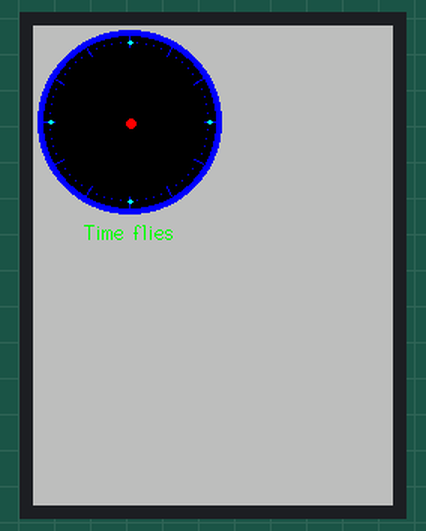
This sketch was run on a simulated ESP32. On the bench: 240×320 colour display.

Above: at 0.3 s.
At 9.3 s:
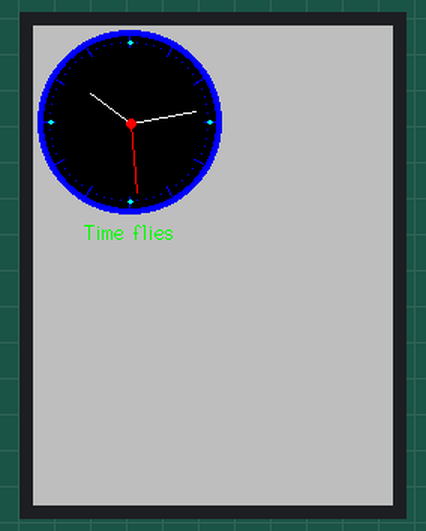
At 13.3 s:
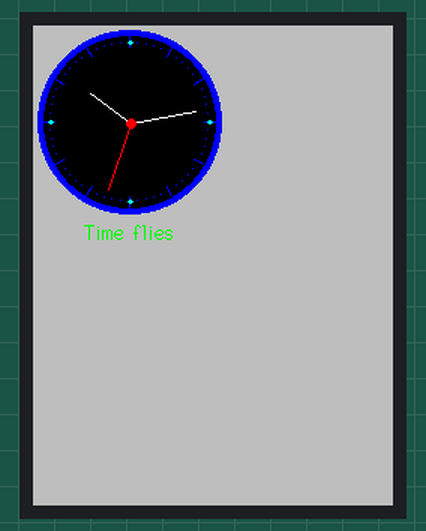
At 19.3 s:
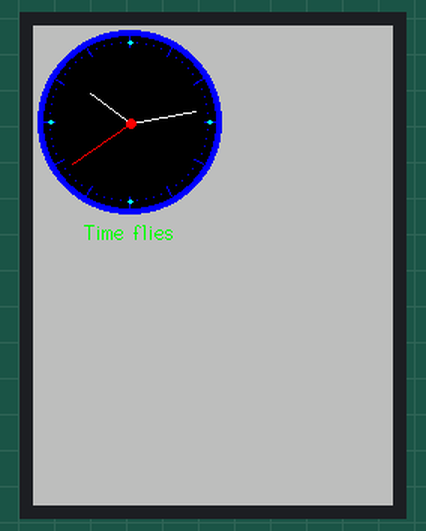
At 28.3 s:
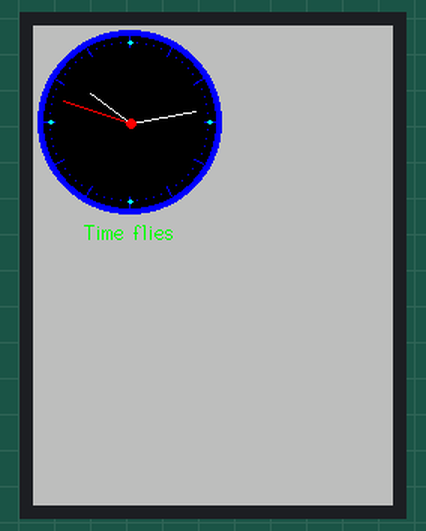
At 38.3 s:
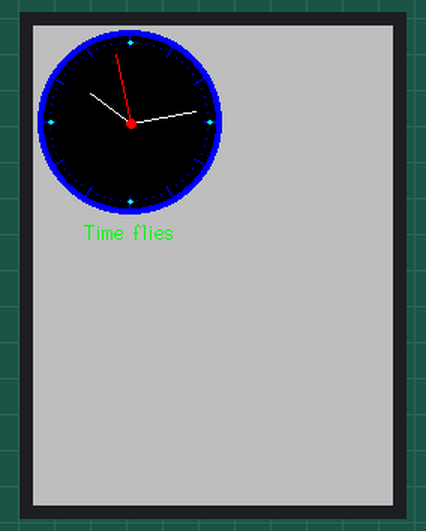

The sketch:

1.8_LCD_Test.ino
```cpp
/*
 An example analogue clock using a TFT LCD screen to show the time
 use of some of the drawing commands with the ST7735 library.

 For a more accurate clock, it would be better to use the RTClib library.
 But this is just a demo.

 Uses compile time to set the time so a reset will start with the compile time again

 Gilchrist 6/2/2014 1.0
 Updated by Bodmer
 */

#include <TFT_eSPI.h> // Graphics and font library for ST7735 driver chip
#include <SPI.h>

TFT_eSPI tft = TFT_eSPI();  // Invoke library, pins defined in User_Setup.h

#define TFT_GREY 0xBDF7

float sx = 0, sy = 1, mx = 1, my = 0, hx = -1, hy = 0;    // Saved H, M, S x & y multipliers
float sdeg=0, mdeg=0, hdeg=0;
uint16_t osx=64, osy=64, omx=64, omy=64, ohx=64, ohy=64;  // Saved H, M, S x & y coords
uint16_t x0=0, x1=0, yy0=0, yy1=0;
uint32_t targetTime = 0;                    // for next 1 second timeout

static uint8_t conv2d(const char* p) {
  uint8_t v = 0;
  if ('0' <= *p && *p <= '9')
    v = *p - '0';
  return 10 * v + *++p - '0';
}

uint8_t hh=conv2d(__TIME__), mm=conv2d(__TIME__+3), ss=conv2d(__TIME__+6);  // Get H, M, S from compile time

boolean initial = 1;

void setup(void) {
  tft.init();
  tft.setRotation(0);
  tft.fillScreen(TFT_GREY);
  tft.setTextColor(TFT_GREEN, TFT_GREY);  // Adding a black background colour erases previous text automatically

  // Draw clock face
  tft.fillCircle(64, 64, 61, TFT_BLUE);
  tft.fillCircle(64, 64, 57, TFT_BLACK);

  // Draw 12 lines
  for(int i = 0; i<360; i+= 30) {
    sx = cos((i-90)*0.0174532925);
    sy = sin((i-90)*0.0174532925);
    x0 = sx*57+64;
    yy0 = sy*57+64;
    x1 = sx*50+64;
    yy1 = sy*50+64;

    tft.drawLine(x0, yy0, x1, yy1, TFT_BLUE);
  }

  // Draw 60 dots
  for(int i = 0; i<360; i+= 6) {
    sx = cos((i-90)*0.0174532925);
    sy = sin((i-90)*0.0174532925);
    x0 = sx*53+64;
    yy0 = sy*53+64;

    tft.drawPixel(x0, yy0, TFT_BLUE);
    if(i==0 || i==180) tft.fillCircle(x0, yy0, 1, TFT_CYAN);
    if(i==0 || i==180) tft.fillCircle(x0+1, yy0, 1, TFT_CYAN);
    if(i==90 || i==270) tft.fillCircle(x0, yy0, 1, TFT_CYAN);
    if(i==90 || i==270) tft.fillCircle(x0+1, yy0, 1, TFT_CYAN);
  }

  tft.fillCircle(65, 65, 3, TFT_RED);

  // Draw text at position 64,125 using fonts 4
  // Only font numbers 2,4,6,7 are valid. Font 6 only contains characters [space] 0 1 2 3 4 5 6 7 8 9 : . a p m
  // Font 7 is a 7 segment font and only contains characters [space] 0 1 2 3 4 5 6 7 8 9 : .
  tft.drawCentreString("Time flies",64,130,2);

  targetTime = millis() + 1000;
}

void loop() {
  if (targetTime < millis()) {
    targetTime = millis()+1000;
    ss++;              // Advance second
    if (ss==60) {
      ss=0;
      mm++;            // Advance minute
      if(mm>59) {
        mm=0;
        hh++;          // Advance hour
        if (hh>23) {
          hh=0;
        }
      }
    }

    // Pre-compute hand degrees, x & y coords for a fast screen update
    sdeg = ss*6;                  // 0-59 -> 0-354
    mdeg = mm*6+sdeg*0.01666667;  // 0-59 -> 0-360 - includes seconds
    hdeg = hh*30+mdeg*0.0833333;  // 0-11 -> 0-360 - includes minutes and seconds
    hx = cos((hdeg-90)*0.0174532925);
    hy = sin((hdeg-90)*0.0174532925);
    mx = cos((mdeg-90)*0.0174532925);
    my = sin((mdeg-90)*0.0174532925);
    sx = cos((sdeg-90)*0.0174532925);
    sy = sin((sdeg-90)*0.0174532925);

    if (ss==0 || initial) {
      initial = 0;
      // Erase hour and minute hand positions every minute
      tft.drawLine(ohx, ohy, 65, 65, TFT_BLACK);
      ohx = hx*33+65;
      ohy = hy*33+65;
      tft.drawLine(omx, omy, 65, 65, TFT_BLACK);
      omx = mx*44+65;
      omy = my*44+65;
    }

      // Redraw new hand positions, hour and minute hands not erased here to avoid flicker
      tft.drawLine(osx, osy, 65, 65, TFT_BLACK);
      tft.drawLine(ohx, ohy, 65, 65, TFT_WHITE);
      tft.drawLine(omx, omy, 65, 65, TFT_WHITE);
      osx = sx*47+65;
      osy = sy*47+65;
      tft.drawLine(osx, osy, 65, 65, TFT_RED);

    tft.fillCircle(65, 65, 3, TFT_RED);
  }
}
```

Measured:
- what the display in image 1 shows lasts 1.0 s, from 9.3 s to 10.3 s
